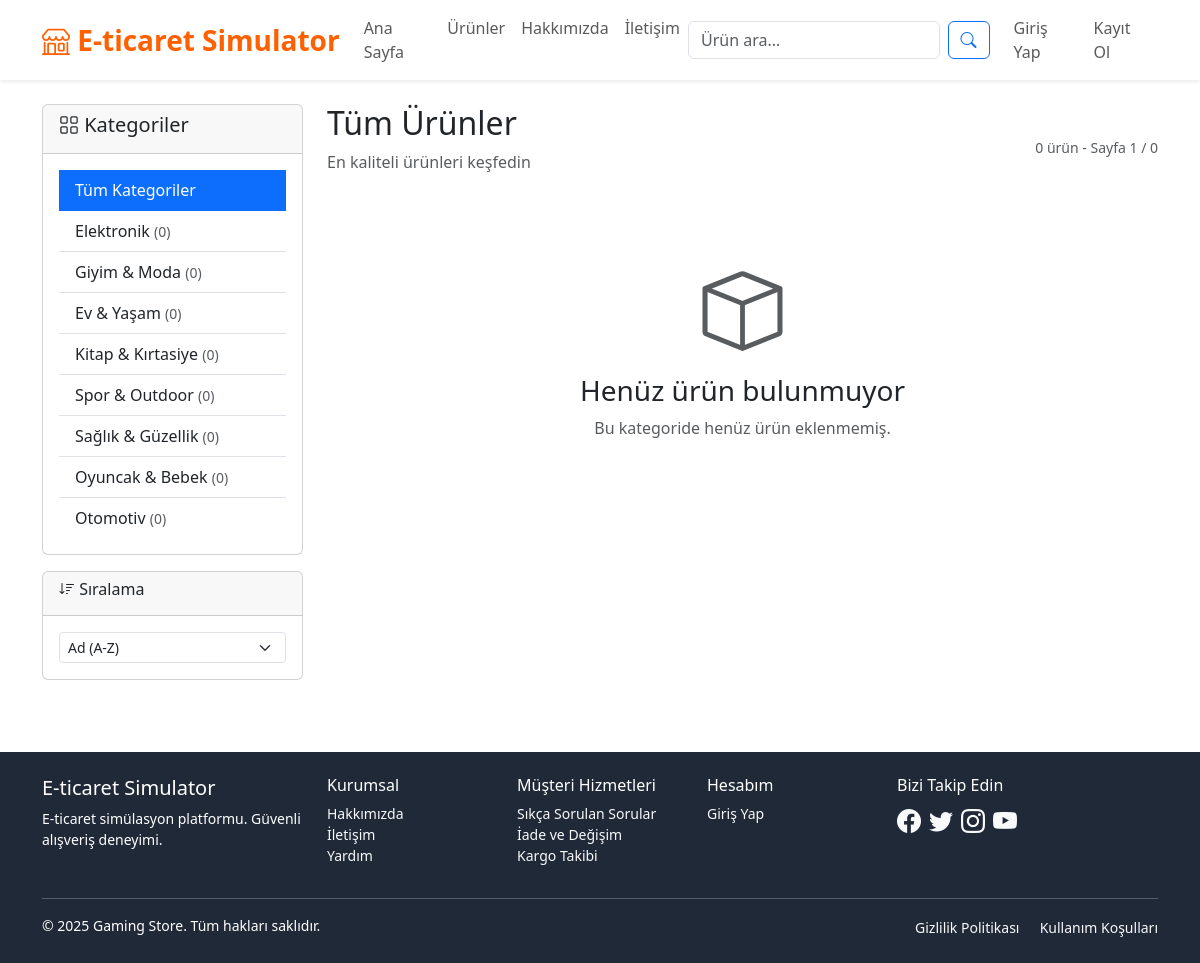
The app's page /urunler/ with its own data.
### models/product.py (models this page shows, shortened)
class Category(db.Model):
    __tablename__ = 'categories'
    id = db.Column(db.Integer, primary_key=True)
    name = db.Column(db.String(100), nullable=False)
    description = db.Column(db.Text, nullable=True)
    is_active = db.Column(db.Boolean, default=True)
    created_at = db.Column(db.DateTime, default=datetime.utcnow)
    products = db.relationship('Product', backref='category', lazy=True)

### routes/products.py (the view)
@products_bp.route('/')
def index():
    page = request.args.get('sayfa', 1, type=int)
    category_id = request.args.get('kategori', type=int)
    sort_by = request.args.get('sirala', 'name')
    query = Product.query.filter_by(is_active=True)
    if category_id:
        query = query.filter_by(category_id=category_id)
    if sort_by == 'price_asc':
        query = query.order_by(Product.price.asc())
    elif sort_by == 'price_desc':
        query = query.order_by(Product.price.desc())
    elif sort_by == 'rating':
        query = query.order_by(Product.rating.desc())
    elif sort_by == 'newest':
        query = query.order_by(Product.created_at.desc())
    else:
        query = query.order_by(Product.name.asc())
    products = query.paginate(page=page, per_page=12, error_out=False)
    categories = Category.query.filter_by(is_active=True).all()
    current_category = Category.query.get(category_id) if category_id else None
    return render_template('products/index.html',
                         products=products,
                         categories=categories,
                         current_category=current_category,
                         current_sort=sort_by)

### templates/products/index.html (shortened to what this page needs)
{% extends "base.html" %}
{% block content %}
<div class="container py-4">
    <div class="row">
        <div class="col-lg-3">
            <div class="card">
                <div class="card-header">
                    <h5><i class="bi bi-grid"></i> Kategoriler</h5>
                </div>
                <div class="card-body">
                    <div class="list-group list-group-flush">
                        <a href="{{ url_for('products.index') }}" class="list-group-item list-group-item-action {% if not current_category %}active{% endif %}">
                            Tüm Kategoriler
                        </a>
                        {% for category in categories %}
                        <a href="{{ url_for('products.category', category_id=category.id) }}" class="list-group-item list-group-item-action {% if current_category and current_category.id == category.id %}active{% endif %}">
                            {{ category.name }}
                            <small class="text-muted">({{ category.products|length }})</small>
                        </a>
                        {% endfor %}
                    </div>
                </div>
            </div>
            <div class="card mt-3">
                <div class="card-header">
                    <h6><i class="bi bi-sort-down"></i> Sıralama</h6>
                </div>
                <div class="card-body">
                    <form method="GET">
                        <select name="sirala" class="form-select form-select-sm" onchange="this.form.submit()">
                            <option value="name" {% if current_sort == 'name' %}selected{% endif %}>Ad (A-Z)</option>
                        </select>
                    </form>
                </div>
            </div>
        </div>
        <div class="col-lg-9">
            <div class="d-flex justify-content-between align-items-center mb-4">
                <div>
                    {% if current_category %}
                        <h2>{{ current_category.name }}</h2>
                        <p class="text-muted">{{ current_category.description }}</p>
                    {% else %}
                        <h2>Tüm Ürünler</h2>
                        <p class="text-muted">En kaliteli ürünleri keşfedin</p>
                    {% endif %}
                </div>
                <div>
                    <small class="text-muted">
                        {{ products.total }} ürün - Sayfa {{ products.page }} / {{ products.pages }}
                    </small>
                </div>
            </div>
            {% if products.items %}
                <div class="row g-4">
                    {% for product in products.items %}
                    <div class="col-lg-4 col-md-6">
                        <div class="card product-card h-100">
                            {% if product.get_discount_percentage() > 0 %}
                            <div class="position-relative">
                                <span class="position-absolute top-0 start-0 m-2 discount-badge">
                                    %{{ product.get_discount_percentage() }} İndirim
                                </span>
                            </div>
                            {% endif %}
                            <img src="{{ product.image_url or '/static/img/no-image.png' }}" class="card-img-top" alt="{{ product.name }}" style="height: 200px; object-fit: cover;">
                            <div class="card-body d-flex flex-column">
                                <h6 class="card-title">{{ product.name[:50] }}{% if product.name|length > 50 %}...{% endif %}</h6>
                                {% if product.brand %}
                                <small class="text-muted mb-2">{{ product.brand }}</small>
                                {% endif %}
                                <div class="mb-2">
                                    {% if product.rating > 0 %}
                                    <div class="rating-stars">
                                        {% for i in range(1, 6) %}
                                            {% if i <= product.get_rating_stars() %}
                                                <i class="bi bi-star-fill"></i>
                                            {% else %}
                                                <i class="bi bi-star"></i>
                                            {% endif %}
                                        {% endfor %}
                                        <small class="text-muted ms-1">({{ product.review_count }})</small>
                                    </div>
                                    {% endif %}
                                </div>
                                <div class="mb-2">
                                    {% if product.original_price and product.original_price > product.price %}
                                    <span class="price-original">{{ product.get_formatted_original_price() }}</span><br>
                                    {% endif %}
                                    <span class="h5 price-discount">{{ product.get_formatted_price() }}</span>
                                </div>
                                <div class="mt-auto">
                                    {% if product.is_in_stock() %}
                                    <div class="d-grid gap-2">
                                        <a href="{{ url_for('products.detail', product_id=product.id) }}" class="btn btn-outline-primary btn-sm">
                                            <i class="bi bi-eye"></i> İncele
                                        </a>
                                        {% if current_user.is_authenticated %}
                                        <form method="POST" action="{{ url_for('cart.add_item', product_id=product.id) }}" class="d-inline">
                                            <input type="hidden" name="quantity" value="1">
                                            <button type="submit" class="btn btn-primary btn-sm w-100">
                                                <i class="bi bi-cart-plus"></i> Sepete Ekle
                                            </button>
                                        </form>
                                        {% endif %}
                                    </div>
                                    {% else %}
                                    <button class="btn btn-secondary btn-sm w-100" disabled>
                                        <i class="bi bi-x-circle"></i> Stokta Yok
                                    </button>
                                    {% endif %}
                                </div>
                            </div>
                        </div>
                    </div>
                    {% endfor %}
                </div>
                {% if products.pages > 1 %}
                <nav aria-label="Ürün sayfaları" class="mt-5">
                    <ul class="pagination justify-content-center">
                        {% if products.has_prev %}
                        <li class="page-item">
                            {% if current_category %}
                            <a class="page-link" href="{{ url_for('products.category', category_id=current_category.id, sayfa=products.prev_num, sirala=current_sort) }}">Önceki</a>
                            {% else %}
                            <a class="page-link" href="{{ url_for('products.index', sayfa=products.prev_num, sirala=current_sort) }}">Önceki</a>
                            {% endif %}
                        </li>
                        {% endif %}
                        {% for page_num in products.iter_pages() %}
                            {% if page_num %}
                                {% if page_num != products.page %}
                                <li class="page-item">
                                    {% if current_category %}
                                    <a class="page-link" href="{{ url_for('products.category', category_id=current_category.id, sayfa=page_num, sirala=current_sort) }}">{{ page_num }}</a>
                                    {% else %}
                                    <a class="page-link" href="{{ url_for('products.index', sayfa=page_num, sirala=current_sort) }}">{{ page_num }}</a>
                                    {% endif %}
                                </li>
                                {% else %}
                                <li class="page-item active">
                                    <span class="page-link">{{ page_num }}</span>
                                </li>
                                {% endif %}
                            {% else %}
                            <li class="page-item disabled">
                                <span class="page-link">...</span>
                            </li>
                            {% endif %}
                        {% endfor %}
                        {% if products.has_next %}
                        <li class="page-item">
                            {% if current_category %}
                            <a class="page-link" href="{{ url_for('products.category', category_id=current_category.id, sayfa=products.next_num, sirala=current_sort) }}">Sonraki</a>
                            {% else %}
                            <a class="page-link" href="{{ url_for('products.index', sayfa=products.next_num, sirala=current_sort) }}">Sonraki</a>
                            {% endif %}
                        </li>
                        {% endif %}
                    </ul>
                </nav>
                {% endif %}
            {% else %}
                <div class="text-center py-5">
                    <i class="bi bi-box display-1 text-muted"></i>
                    <h3 class="mt-3">Henüz ürün bulunmuyor</h3>
                    <p class="text-muted">Bu kategoride henüz ürün eklenmemiş.</p>
                </div>
            {% endif %}
        </div>
    </div>
</div>
{% endblock %}

### records on screen
Category: name "Elektronik", products|length "0"
Category: name "Giyim & Moda", products|length "0"
Category: name "Ev & Yaşam", products|length "0"
Category: name "Kitap & Kırtasiye", products|length "0"
Category: name "Spor & Outdoor", products|length "0"
Category: name "Sağlık & Güzellik", products|length "0"
Category: name "Oyuncak & Bebek", products|length "0"
Category: name "Otomotiv", products|length "0"

### other values on screen
{{ products.total }} "0"
{{ products.page }} "1"
{{ products.pages }} "0"
